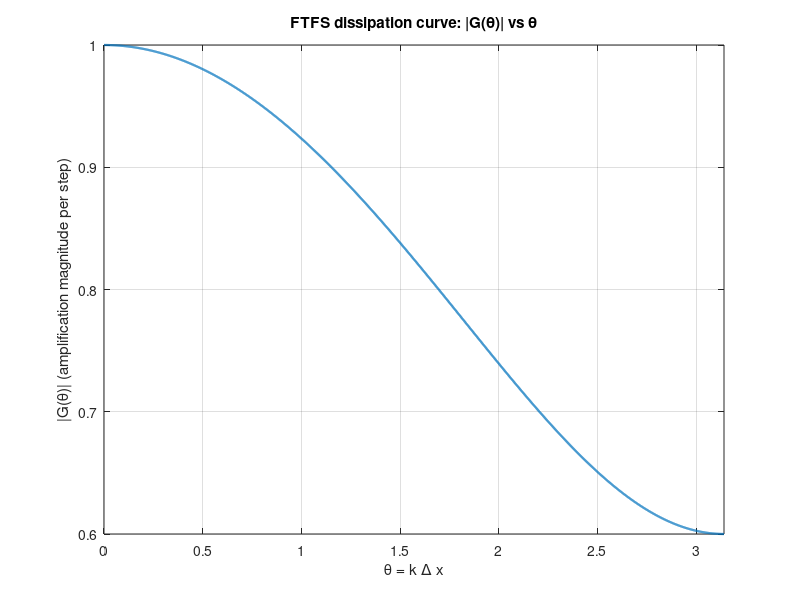
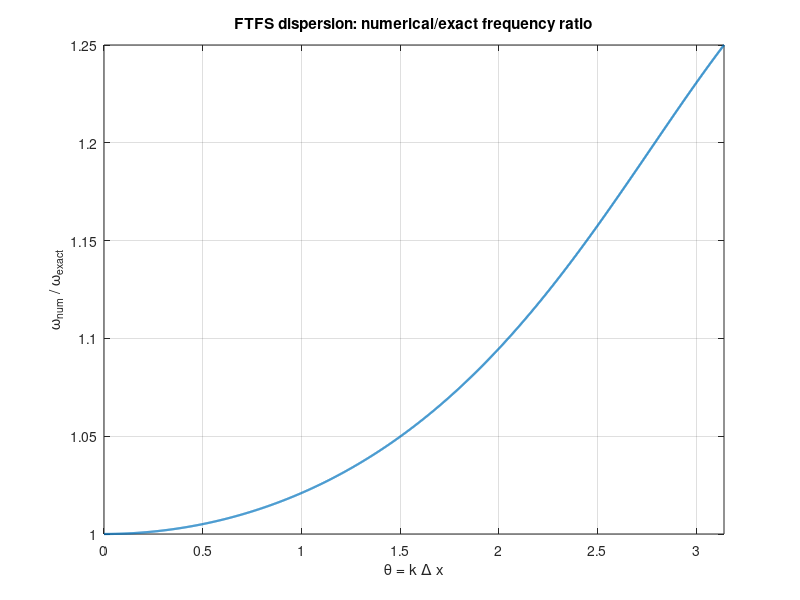

Source code (MATLAB) for these figures, in order:
% DispDesp.m
% FTFS for u_t - u_x = 0 on [0,1] with periodic BC
% Delta x = 0.01, Delta t = 0.008 (lambda = dt/dx = 0.8)
% Produces: dissipation & dispersion curves, numerical vs analytical solutions,

clear; close all; clc;

%% Parameters
dx = 0.01;
dt = 0.008;
lambda = dt/dx;            % Courant number
L = 1;
Nx = round(L/dx);
x = (0:Nx-1)'*dx;          % column vector
T = 1.0;
nsteps = round(T/dt);      % should be integer (125)
if abs(nsteps*dt - T) > 1e-12
    error('T not an integer multiple of dt');
end

fprintf('Nx = %d, dx = %.4f, dt = %.4f, lambda = %.4f, nsteps = %d\n', Nx, dx, dt, lambda, nsteps);

%% FTFS operator (for Fourier analysis)
theta = linspace(0, pi, 2000);   % theta = k*dx (0..pi)
G = 1 - lambda + lambda*exp(1i*theta);  % amplification per time-step
amp = abs(G);                       % dissipation per step
phase = angle(G);                   % numerical phase per step
omega_num = -phase / dt;            % numerical angular freq (rad / unit time)
omega_exact = -theta / dx;          % exact angular freq (for wave u_t - u_x = 0 -> omega = -k)
ratio = ones(size(omega_num));
nz = abs(omega_exact) > 1e-16;
ratio(nz) = omega_num(nz) ./ omega_exact(nz);

%% Plot dissipation |G(theta)| vs theta
figure(1); clf;
plot(theta, amp, 'LineWidth', 1.6);
xlabel('\theta = k \Delta x');
ylabel('|G(\theta)| (amplification magnitude per step)');
title('FTFS dissipation curve: |G(\theta)| vs \theta');
grid on;
xlim([0 pi]);

%% Plot dispersion: omega_num/omega_exact vs theta
figure(2); clf;
plot(theta, ratio, 'LineWidth', 1.6);
xlabel('\theta = k \Delta x');
ylabel('\omega_{num} / \omega_{exact}');
title('FTFS dispersion: numerical/exact frequency ratio');
grid on;
xlim([0 pi]);
